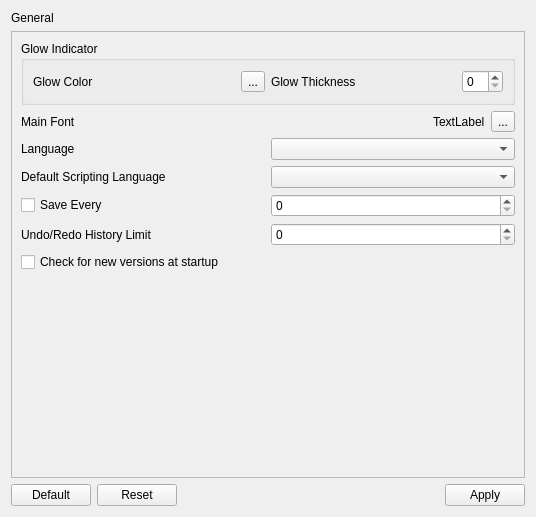
<?xml version="1.0" encoding="UTF-8"?>
<ui version="4.0">
 <class>ApplicationSettingsPage</class>
 <widget class="QWidget" name="ApplicationSettingsPage">
  <property name="geometry">
   <rect>
    <x>0</x>
    <y>0</y>
    <width>536</width>
    <height>517</height>
   </rect>
  </property>
  <property name="windowTitle">
   <string>Form</string>
  </property>
  <property name="windowOpacity">
   <double>1.000000000000000</double>
  </property>
  <layout class="QGridLayout" name="gridLayout">
   <item row="1" column="0">
    <widget class="QScrollArea" name="scrollArea">
     <property name="widgetResizable">
      <bool>true</bool>
     </property>
     <widget class="QWidget" name="scrollAreaWidgetContents">
      <property name="geometry">
       <rect>
        <x>0</x>
        <y>0</y>
        <width>516</width>
        <height>443</height>
       </rect>
      </property>
      <layout class="QVBoxLayout" name="verticalLayout">
       <item>
        <widget class="QGroupBox" name="glowIndicatorGroupBox">
         <property name="title">
          <string>Glow Indicator</string>
         </property>
         <layout class="QVBoxLayout" name="verticalLayout_2">
          <item>
           <layout class="QHBoxLayout" name="horizontalLayout_9">
            <item>
             <layout class="QHBoxLayout" name="horizontalLayout_7">
              <property name="spacing">
               <number>6</number>
              </property>
              <item>
               <widget class="QLabel" name="glowColorTextLabel">
                <property name="text">
                 <string>Glow Color</string>
                </property>
               </widget>
              </item>
              <item>
               <spacer name="horizontalSpacer_7">
                <property name="orientation">
                 <enum>Qt::Horizontal</enum>
                </property>
                <property name="sizeHint" stdset="0">
                 <size>
                  <width>40</width>
                  <height>20</height>
                 </size>
                </property>
               </spacer>
              </item>
              <item>
               <widget class="ColorLabel" name="glowColorLabel">
                <property name="text">
                 <string/>
                </property>
               </widget>
              </item>
              <item>
               <widget class="QToolButton" name="glowColorButton">
                <property name="text">
                 <string>...</string>
                </property>
               </widget>
              </item>
             </layout>
            </item>
            <item>
             <layout class="QHBoxLayout" name="horizontalLayout_8">
              <item>
               <widget class="QLabel" name="glowThicknessTextLabel">
                <property name="text">
                 <string>Glow Thickness</string>
                </property>
               </widget>
              </item>
              <item>
               <spacer name="horizontalSpacer_8">
                <property name="orientation">
                 <enum>Qt::Horizontal</enum>
                </property>
                <property name="sizeHint" stdset="0">
                 <size>
                  <width>40</width>
                  <height>20</height>
                 </size>
                </property>
               </spacer>
              </item>
              <item>
               <widget class="QSpinBox" name="glowThicknessSpinBox"/>
              </item>
             </layout>
            </item>
           </layout>
          </item>
         </layout>
        </widget>
       </item>
       <item>
        <layout class="QHBoxLayout" name="horizontalLayout_3">
         <item>
          <widget class="QLabel" name="fontLabel">
           <property name="text">
            <string>Main Font</string>
           </property>
          </widget>
         </item>
         <item>
          <spacer name="horizontalSpacer_3">
           <property name="orientation">
            <enum>Qt::Horizontal</enum>
           </property>
           <property name="sizeHint" stdset="0">
            <size>
             <width>40</width>
             <height>20</height>
            </size>
           </property>
          </spacer>
         </item>
         <item>
          <widget class="QLabel" name="fontvalueLabel">
           <property name="text">
            <string>TextLabel</string>
           </property>
          </widget>
         </item>
         <item>
          <widget class="QToolButton" name="fontToolButton">
           <property name="text">
            <string>...</string>
           </property>
          </widget>
         </item>
        </layout>
       </item>
       <item>
        <layout class="QHBoxLayout" name="horizontalLayout_2">
         <item>
          <widget class="QLabel" name="languageLabel">
           <property name="text">
            <string>Language</string>
           </property>
          </widget>
         </item>
         <item>
          <widget class="QComboBox" name="languageComboBox"/>
         </item>
        </layout>
       </item>
       <item>
        <layout class="QHBoxLayout" name="horizontalLayout_4">
         <item>
          <widget class="QLabel" name="scriptingLabel">
           <property name="text">
            <string>Default Scripting Language</string>
           </property>
          </widget>
         </item>
         <item>
          <widget class="QComboBox" name="scriptingComboBox"/>
         </item>
        </layout>
       </item>
       <item>
        <layout class="QHBoxLayout" name="horizontalLayout_5">
         <item>
          <widget class="QCheckBox" name="saveCheckBox">
           <property name="text">
            <string>Save Every</string>
           </property>
          </widget>
         </item>
         <item>
          <widget class="QSpinBox" name="saveSpinBox"/>
         </item>
        </layout>
       </item>
       <item>
        <layout class="QHBoxLayout" name="horizontalLayout_6">
         <item>
          <widget class="QLabel" name="undoLabel">
           <property name="text">
            <string>Undo/Redo History Limit</string>
           </property>
          </widget>
         </item>
         <item>
          <widget class="QSpinBox" name="undoSpinBox"/>
         </item>
        </layout>
       </item>
       <item>
        <widget class="QCheckBox" name="versionCheckBox">
         <property name="text">
          <string>Check for new versions at startup</string>
         </property>
        </widget>
       </item>
       <item>
        <spacer name="verticalSpacer">
         <property name="orientation">
          <enum>Qt::Vertical</enum>
         </property>
         <property name="sizeHint" stdset="0">
          <size>
           <width>20</width>
           <height>40</height>
          </size>
         </property>
        </spacer>
       </item>
      </layout>
     </widget>
    </widget>
   </item>
   <item row="2" column="0">
    <layout class="QHBoxLayout" name="horizontalLayout">
     <item>
      <widget class="QPushButton" name="defaultsPushButton">
       <property name="text">
        <string>Default</string>
       </property>
      </widget>
     </item>
     <item>
      <widget class="QPushButton" name="resetPushButton">
       <property name="text">
        <string>Reset</string>
       </property>
      </widget>
     </item>
     <item>
      <spacer name="horizontalSpacer">
       <property name="orientation">
        <enum>Qt::Horizontal</enum>
       </property>
       <property name="sizeHint" stdset="0">
        <size>
         <width>40</width>
         <height>20</height>
        </size>
       </property>
      </spacer>
     </item>
     <item>
      <widget class="QPushButton" name="applyPushButton">
       <property name="text">
        <string>Apply</string>
       </property>
      </widget>
     </item>
    </layout>
   </item>
   <item row="0" column="0">
    <widget class="QLabel" name="titleLabel">
     <property name="text">
      <string>General</string>
     </property>
    </widget>
   </item>
  </layout>
 </widget>
 <customwidgets>
  <customwidget>
   <class>ColorLabel</class>
   <extends>QLabel</extends>
   <header>../widgets/ColorLabel.h</header>
  </customwidget>
 </customwidgets>
 <resources/>
 <connections/>
</ui>
